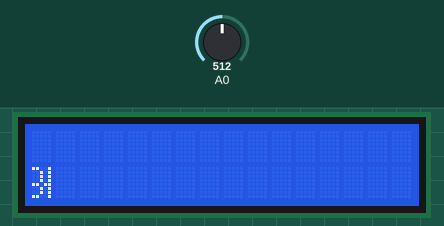
A sketch run on a simulated Arduino Uno, built with avr-gcc and run on an emulated ATmega328P. Shown: 16×2 character LCD. The inputs (shaded band) are chosen by the test bench; at power-on: A0 = 512.

Above: at 0.1 s.
At 0.7 s:
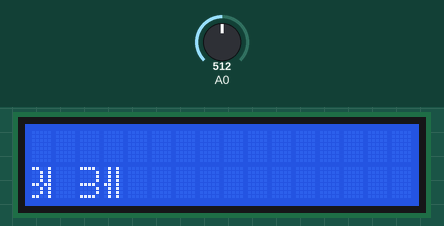
At 1.3 s:
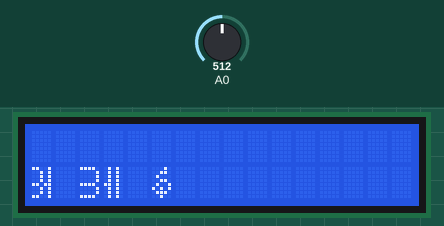
At 1.9 s:
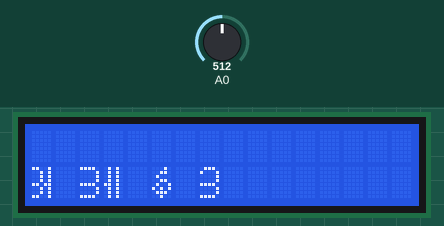
At 2.5 s:
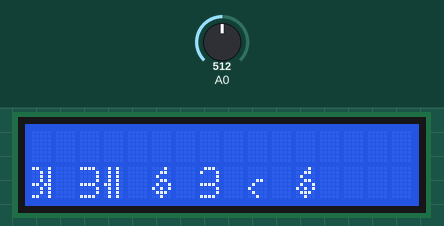

Measured:
- what the display in image 1 shows lasts 0.6 s, from 0.7 s to 1.3 s

The sketch:

lcd1.ino
```cpp
// include the library code:
#include <LiquidCrystal.h>

// initialize the library with the numbers of the interface pins
LiquidCrystal lcd(12, 11, 5, 4, 3, 2);

// make some custom characters:
byte j1[8] = {
  0b11001,
  0b00101,
  0b00101,
  0b00101,
  0b11011,
  0b00101,
  0b00101,
  0b11001
};

byte j2[8] = {
  0b11110,
  0b00001,
  0b00001,
  0b00001,
  0b11110,
  0b00001,
  0b00001,
  0b11110
};
byte j3[8] = {
  0b01010,
  0b01010,
  0b01010,
  0b01010,
  0b11010,
  0b01010,
  0b01010,
  0b01010
};

byte j4[8] = {
  0b00010,
  0b00110,
  0b01000,
  0b00110,
  0b01001,
  0b10101,
  0b01110,
  0b00100
};
byte j5[8]= {
  0b00000,
  0b00000,
  0b00000,
  0b00110,
  0b01000,
  0b10000,
  0b01000,
  0b00100
};
byte j6[8]={
  0b00010,
  0b00110,
  0b01000,
  0b00110,
  0b01001,
  0b10101,
  0b01110,
  0b00100
};
byte j7[8]={
  0b01110,
  0b10001,
  0b00001,
  0b00001,
  0b11110,
  0b00001,
  0b00001,
  0b11110
};


void setup() {
  // create a new character
  lcd.createChar(1, j1);
  // create a new character
 lcd.createChar(2, j2);
  // create a new character
  lcd.createChar(3, j3);
  // create a new character
  lcd.createChar(4, j4);
  // create a new character
  lcd.createChar(7, j5);


  lcd.createChar(8,j6);
  lcd.createChar(6,j7);


  // set up the lcd's number of columns and rows:
  lcd.begin(16, 2);
  // Print a message to the lcd.
  //lcd.print("I ");
  //lcd.write(1);
  //lcd.print(" Arduino! ");
  //lcd.write(2);

}

  void loop() {
  // read the potentiometer on A0:
  int sensorReading = analogRead(A0);
  // map the result to 200 - 1000:
  int delayTime = map(sensorReading, 0, 1023, 200, 1000);
  // set the cursor to the bottom row, 5th position:
  lcd.setCursor(0, 1);
  lcd.write(1);
   delay(delayTime);


  lcd.setCursor(2, 1);
  // draw a frownie
  lcd.write(2);
 lcd.setCursor(3, 1);
  // draw him arms up:
  lcd.write(3);
   delay(delayTime);


  lcd.setCursor(5, 1);
  // draw a smiley
  lcd.write(4);
  delay(delayTime);


    lcd.setCursor(7, 0);
    lcd.write(5);
    lcd.setCursor(7, 1);
  lcd.write(6);
  delay(delayTime);


    lcd.setCursor(9,1);
  lcd.write(7);
   lcd.setCursor(11, 1);
 lcd.write(8);
  delay(delayTime);


  //lcd.setCursor(0, 1);
  //lcd.write(9);
  //lcd.setCursor(1, 1);
  //lcd.write(10);
   //delay(delayTime);


}
```
